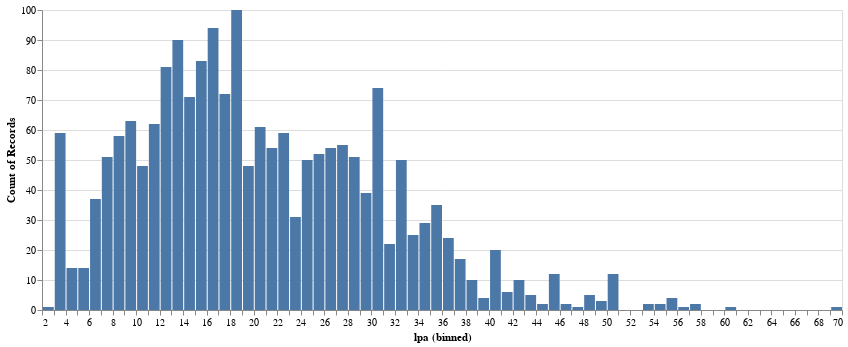

Here is the notebook cell this chart was saved with:
### Markdown cell above
### All the salaries

### Code cell
alt.Chart(df).mark_bar().encode(
    x=alt.X('lpa', bin=alt.Bin(maxbins=70)),
    y='count()'
).properties(width=800)

### Figure 1 — Vega-Lite specification as saved in the notebook (floating-point values rounded to 4 significant figures; data arrays with more than 128 entries replaced by an {"elided": "..."} marker saying what was removed)
{"config": {"view": {"continuousWidth": 400, "continuousHeight": 300}}, "data": {"name": "data-c14a80466f477d71d12a5485d60c6e19"}, "mark": "bar", "encoding": {"x": {"type": "quantitative", "bin": {"maxbins": 70}, "field": "lpa"}, "y": {"type": "quantitative", "aggregate": "count"}}, "width": 800, "$schema": "https://vega.github.io/schema/vega-lite/v4.8.1.json", "datasets": {"data-c14a80466f477d71d12a5485d60c6e19": {"elided": "1933 records"}}}
